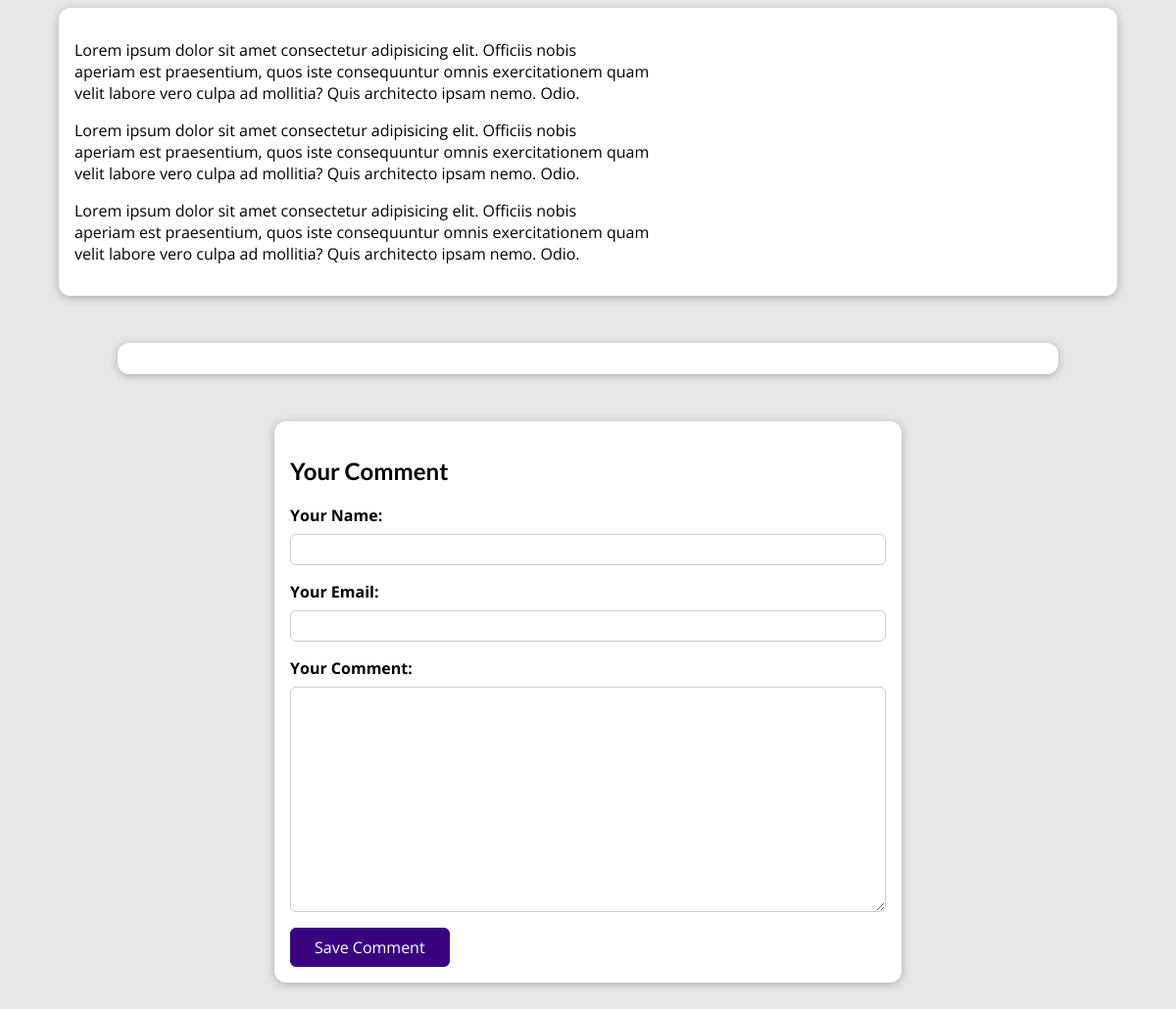
The page /posts/programming-is-fun (lower part) on the database as committed earlier.
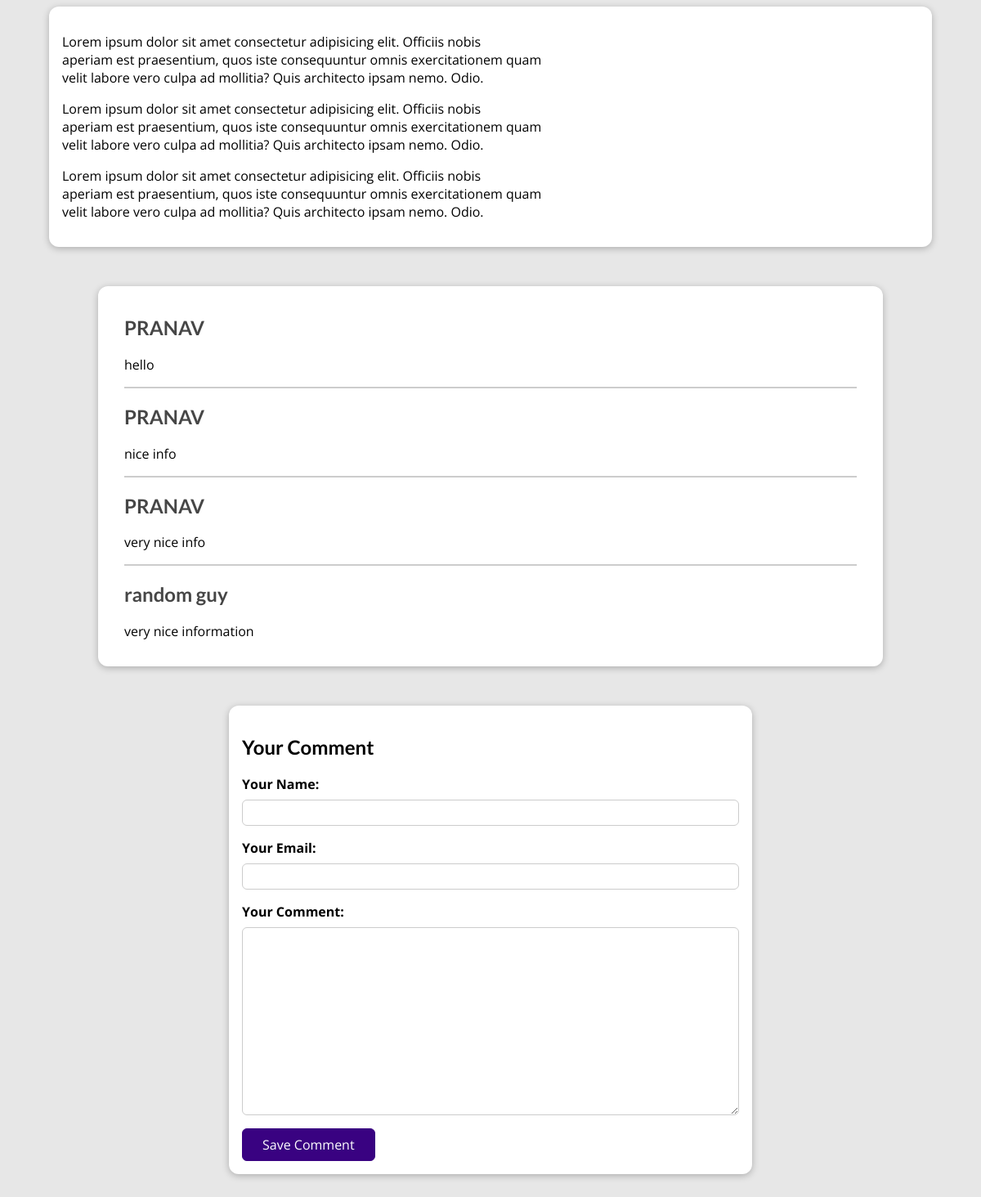
The same page on the database as committed later.
### blog/models.py (models this page shows, shortened)
class Post(models.Model):
    title = models.CharField(max_length=150)
    excerpt = models.CharField(max_length=200)
    image = models.ImageField(upload_to="posts", null=True)
    date = models.DateField(auto_now=True)
    slug = models.SlugField(unique=True, db_index=True)
    content = models.TextField(validators=[MinLengthValidator(10)])
    author = models.ForeignKey(
        Author, on_delete=models.SET_NULL, null=True, related_name="posts")
    tags = models.ManyToManyField(Tag)

class Comment(models.Model):
    user_name = models.CharField(max_length=120)
    user_email = models.EmailField()
    text = models.TextField(max_length=400)
    post = models.ForeignKey(
        Post, on_delete=models.CASCADE, related_name="comments")

### blog/views.py (the view, shortened to what this page needs)
# urls.py: path("posts/<slug:slug>", views.SinglePostView.as_view(),
class SinglePostView(View):
    def is_stored_post(self, request, post_id):
        stored_posts = request.session.get("stored_posts")
        if stored_posts is not None:
          is_saved_for_later = post_id in stored_posts
        else:
          is_saved_for_later = False
        return is_saved_for_later
    def get(self, request, slug):
        post = Post.objects.get(slug=slug)
        context = {
          "post": post,
          "post_tags": post.tags.all(),
          "comment_form": CommentForm(),
          "comments": post.comments.all().order_by("-id"),
          "saved_for_later": self.is_stored_post(request, post.id)
        }
        return render(request, "blog/post-detail.html", context)

### blog/forms.py
class CommentForm(forms.ModelForm):
    class Meta:
        model = Comment
        exclude = ["post"]
        labels = {
          "user_name": "Your Name",
          "user_email": "Your Email",
          "text": "Your Comment"
        }

### blog/models.py (called while the page is built)
    def full_name(self):
        return f"{self.first_name} {self.last_name}"

    def __str__(self):
        return self.full_name()

### blog/templates/blog/post-detail.html (shortened to what this page needs)
{% extends "base.html" %}
{% load static %}
{% block css_files %}
<link rel="stylesheet" href="{% static "blog/post-detail.css" %}" />
{% endblock %}
{% block content %}
<main>
  {{ post.content|linebreaks }}
</main>
<section id="comments">
  <ul>
    {% for comment in comments %}
      <li>
        <h2>{{ comment.user_name }}</h2>
        <p>{{ comment.text|linebreaks }}</p>
      </li>
    {% endfor %}
  </ul>
</section>
<section id="comment-form">
  <h2>Your Comment</h2>
  <form action="{% url "post-detail-page" post.slug %}" method="POST">
    {% for form_field in comment_form %}
      <div class="form-control {% if form_field.errors %}invalid{% endif %}">
        {{ form_field.label_tag }}
        {{ form_field }}
      </div>
    {% endfor %}
    <button>Save Comment</button>
  </form>
</section>
{% endblock %}

### templates/base.html (shortened to what this page needs)
{%load static %}
<!DOCTYPE html>
<html lang="en">
<head>
	<link rel="stylesheet" href="{% static "app.css"%}">
	{% block css_files %}{%endblock%}
</head>
<body>
	{%block content%}{%endblock%}
</body>
</html>

### static/app.css (style rules this page uses)
* { box-sizing: border-box; }
html { font-family: 'Open Sans', 'Lato', sans-serif; }
body { margin: 0; }
h1, h2, h3 { font-family: 'Lato', sans-serif; font-weight: bold; }

### blog/static/blog/post-detail.css (style rules this page uses)
body { background-color: #e7e7e7; }
main { width: 90%; max-width: 90rem; margin: 3rem auto; background-color: white; padding: 1rem; border-radius: 12px; box-shadow: 0 2px 8px rgba(0, 0, 0, 0.25); }
#comment-form { margin: 3rem auto; width: 90%; max-width: 40rem; border-radius: 12px; background-color: white; box-shadow: 0 2px 8px rgba(0, 0, 0, 0.25); padding: 1rem; }
#comment-form button { font: inherit; background-color: #390281; color: white; border: 1px solid #390281; padding: 0.5rem 1.5rem; border-radius: 6px; cursor: pointer; }
.form-control { margin-bottom: 1rem; }
.form-control label { font-weight: bold; margin-bottom: 0.5rem; display: block; }
.form-control input, .form-control textarea { display: block; width: 100%; font: inherit; padding: 0.25rem; border-radius: 6px; border: 1px solid #ccc; }
#comments { margin: 3rem auto; width: 90%; max-width: 60rem; border-radius: 12px; background-color: white; box-shadow: 0 2px 8px rgba(0, 0, 0, 0.25); padding: 1rem 2rem; }
#comments ul { list-style: none; margin: 0; padding: 0; }
#comments li { margin-bottom: 1rem; border-bottom: 2px solid #ccc; }
#comments li:last-of-type { border-bottom: none; }
#comments h2 { color: #464646; }

Rows that differ between the two databases and show on the page:
added Comment: user_name "PRANAV", text "hello"
added Comment: user_name "PRANAV", text "nice info"
added Comment: user_name "PRANAV", text "very nice info"
added Comment: user_name "random guy", text "very nice information"
